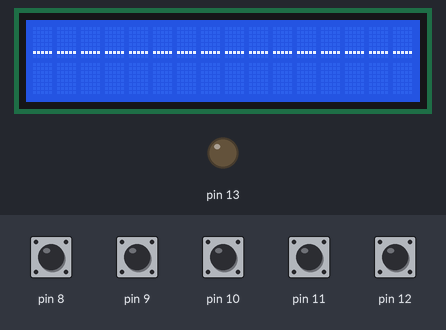
This sketch was run on a simulated Arduino Uno, built with avr-gcc and run on an emulated ATmega328P. Parts: 16×2 character LCD, output pins drawn as LEDs (lit = HIGH). The inputs (shaded band) are chosen by the test bench; at power-on: pin 8–12 HIGH. WiFi joins after 1.5 s; servers stay silent unless stated.

Above: at 3.0 s.
3.1 s: pin 10 pulled LOW for 0.15 s
At 3.8 s:
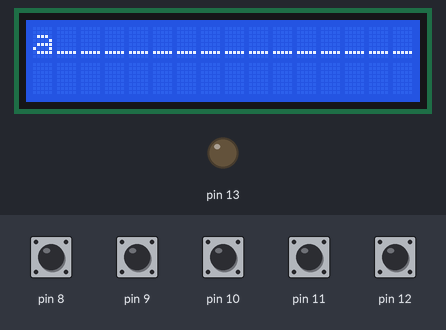
6.2 s: pin 8 pulled LOW for 0.15 s
At 7.6 s:
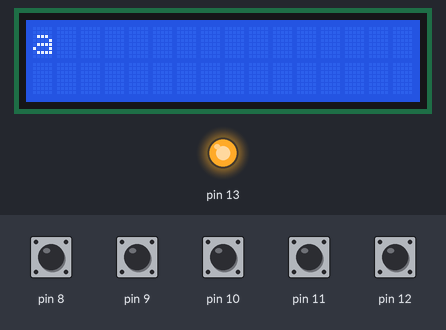
At 8.8 s:
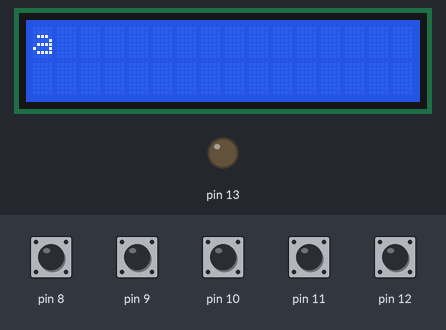
Timing chart, 0 to 15.3 s (numbered marks = the images above; inputs shaded):
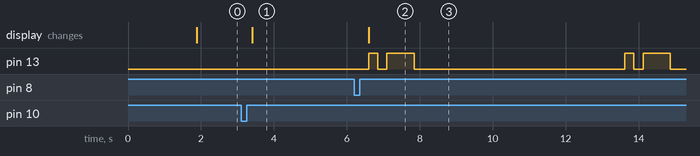

Measured:
- after the input at 3.1 s, the display: changes after 0.30 s (image 1)
- after the input at 6.2 s, pin 13: LOW → HIGH after 0.40 s, → LOW 0.25 s later, → HIGH 0.25 s later, → LOW 0.75 s later, … (8 changes in this stretch); the display: changes after 0.40 s (image 2)

The sketch:

MORSE_MASTER_MK_III.ino
```cpp
#include <Wire.h>
#include <LiquidCrystal_I2C.h>

LiquidCrystal_I2C lcd(0x27 , 16 , 2);

#define BLYNK_TEMPLATE_ID "TMPL36iIaRoJi"
#define BLYNK_TEMPLATE_NAME "arthritis"
#define BLYNK_AUTH_TOKEN "mPB2PsOrNPwewFK94b8JB8-a2VJlFnoG"
/* Comment this out to disable prints and save space */
#define BLYNK_PRINT DebugSerial


#include <SoftwareSerial.h>
SoftwareSerial DebugSerial(2, 3); // RX, TX

#include <BlynkSimpleStream.h>


char auth[] = "mPB2PsOrNPwewFK94b8JB8-a2VJlFnoG";


void setup () {

  pinMode(13,OUTPUT);
  pinMode(8,INPUT_PULLUP);
  pinMode(9,INPUT_PULLUP);
  pinMode(10,INPUT_PULLUP);
  pinMode(11,INPUT_PULLUP);
  pinMode(12,INPUT_PULLUP);

  lcd.init();
  lcd.backlight();

  // Debug console
  DebugSerial.begin(9600);

  Serial.begin(9600);
  Blynk.begin(Serial, auth);


}

char msg[16] = {' ' , ' ' , ' ' , ' ' , ' ' , ' ' , ' ' , ' ' , ' ' , ' ' , ' ' , ' ' , ' ' , ' ' , ' ' , ' '} ;

char ch[]={' ','a','b','c','d','e','f','g','h','i','j','k','l','m','n','o','p','q','r','s','t','u','v','w','x','y','z'};

int index = 0 , i = 0;

int whichbuttonpress() {

  if(digitalRead(8)==LOW && digitalRead(9)==HIGH && digitalRead(10)==HIGH && digitalRead(11)==HIGH && digitalRead(12)==HIGH)
  {

    delay(200);
    return 5;
  }

  else if(digitalRead(9)==LOW && digitalRead(8)==HIGH && digitalRead(10)==HIGH && digitalRead(11)==HIGH && digitalRead(12)==HIGH)
  {
    delay(200);
    return 4;
  }

  else if(digitalRead(10)==LOW && digitalRead(8)==HIGH && digitalRead(9)==HIGH && digitalRead(11)==HIGH && digitalRead(12)==HIGH)
  {

    delay(200);
    return 3;
  }

  else if(digitalRead(11)==LOW && digitalRead(8)==HIGH && digitalRead(10)==HIGH && digitalRead(9)==HIGH && digitalRead(12)==HIGH)
  {

    delay(200);
    return 2;
  }

  else if(digitalRead(12)==LOW && digitalRead(8)==HIGH && digitalRead(10)==HIGH && digitalRead(11)==HIGH && digitalRead(9)==HIGH)
  {

    delay(200);
    return 1;
  }

  else
  {

    return 0;
  }

    return 0;

    }

int k = 0;
void inputmsg(){
  for(k ; k != 5 ;) {
      Blynk.run();

        k = 0;

        if(msg[index] != ' ') {

          lcd.print(msg[index]);
        }

        else {

          lcd.print(" ");

        }


          k=whichbuttonpress();


        switch(k) {

            case 1 :
            if(index != 0) index=index-1;
            else index = 15;
            break;

            case 4 :
            if(index != 15) index=index+1;
            else index = 0;
            break;

            case 2 :
            if (i != 0) i=i-1;
            else i = 27;
            msg[index] = ch[i];
            break;

            case 3 :
            if (i != 27) i=i+1;
            else i = 0;
            msg[index] = ch[i];
            break;

            default :
                      lcd.clear();
                      lcd.setCursor(0,0);
                      for(int i=0;i<16;i++){
                        if(msg[i] == ' ')
                        lcd.print("_");
                        else lcd.print(msg[i]);
                      }
                      delay(100);
           }
    }
}

char morse_map[26][6] = {
    ".-",    // A
    "-...",  // B
    "-.-.",  // C
    "-..",   // D
    ".",     // E
    "..-.",  // F
    "--.",   // G
    "....",  // H
    "..",    // I
    ".---",  // J
    "-.-",   // K
    ".-..",  // L
    "--",    // M
    "-.",    // N
    "---",   // O
    ".--.",  // P
    "--.-",  // Q
    ".-.",   // R
    "...",   // S
    "-",     // T
    "..-",   // U
    "...-",  // V
    ".--",   // W
    "-..-",  // X
    "-.--",  // Y
    "--.."   // Z
    };


short int unit = 250;

void blink(char p) {
  if(p == '.'){
    digitalWrite(13,HIGH);
    Blynk.virtualWrite(V1,255);
    delay(unit);
    digitalWrite(13,LOW);
    Blynk.virtualWrite(V1,0);
    delay(unit);
  }

  else if(p=='-') {
    digitalWrite(13,HIGH);
    Blynk.virtualWrite(V1,255);
    delay(unit*3);
    digitalWrite(13,LOW);
    Blynk.virtualWrite(V1,0);
    delay(unit);
  }
}


void displaymsg() {
  Blynk.run();

  lcd.clear();
  lcd.setCursor(0,0);
  lcd.print(msg);

  int limit ;
  for(int y=15 ; y>=0 ; y--) {
    if(msg[y] == ' ' && msg[y-1] != ' ') {
      limit = y-1;
      break;
    }
  }

  for(int j=0 ; j <= limit ; j++) {

    if(msg[j] >= 'a' && msg[j] <= 'z') {


      int m = msg[j] - 97;

        for(int n=0 ; n < sizeof(morse_map[m])/sizeof(morse_map[m][0]) ; n++){
            blink(morse_map[m][n]) ;
        }

      delay(2*unit); // 3 unit paus between each character

    }

        else if(msg[j] == ' ')
        {
          delay(4*unit); // 7 unit pause for space , 3 already done , 1 for end of character , 3 in betwwn characters (1 of which was done by end of character) so only 4 remain
        }


    }

}

void loop() {
  inputmsg();
  Blynk.run();
  Blynk.virtualWrite(V2,msg);
  Blynk.virtualWrite(V2,"\n");
  displaymsg();
  delay(5000);

}
```
